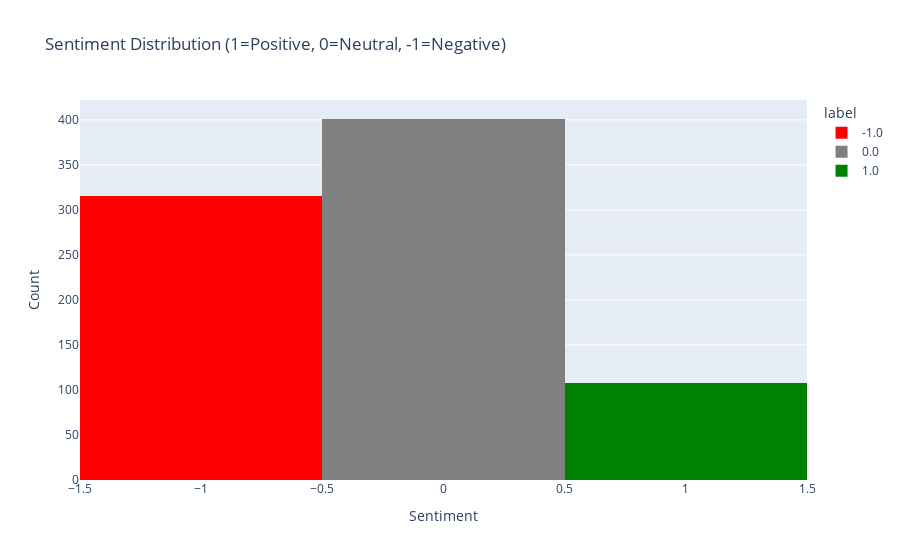

Notebook source saved alongside this figure:
### Markdown cell above
The first graph is a histogram that shows the distribution of sentiments in the dataset. 

This graph is used to find out:
Which sentiment is most common on Reddit about stocks?
Are users generally positive or skeptical?

### Code cell
# Employ plotly to make visualization
from matplotlib.pyplot import ylim
import plotly.express as px
import plotly.graph_objects as go

# Sentiment Distribution
fig1 = px.histogram(
    df, x='label', color='label',
    title="Sentiment Distribution (1=Positive, 0=Neutral, -1=Negative)",
    color_discrete_map={-1.0: "red", 0.0: "gray", 1.0: "green"}
)
fig1.update_layout(xaxis_title="Sentiment", yaxis_title="Count",)
fig1.show()

### Figure 1 — Plotly figure (JSON) as saved in the notebook; plotly's stock layout.template omitted (floating-point values rounded to 4 significant figures; data arrays with more than 128 entries replaced by an {"elided": "..."} marker saying what was removed)
{"data": [{"bingroup": "x", "hovertemplate": "label=%{x}<br>count=%{y}<extra></extra>", "legendgroup": "-1.0", "marker": {"color": "red", "pattern": {"shape": ""}}, "name": "-1.0", "orientation": "v", "showlegend": true, "type": "histogram", "x": {"elided": "315 float values"}, "xaxis": "x", "yaxis": "y"}, {"bingroup": "x", "hovertemplate": "label=%{x}<br>count=%{y}<extra></extra>", "legendgroup": "0.0", "marker": {"color": "gray", "pattern": {"shape": ""}}, "name": "0.0", "orientation": "v", "showlegend": true, "type": "histogram", "x": {"elided": "401 float values"}, "xaxis": "x", "yaxis": "y"}, {"bingroup": "x", "hovertemplate": "label=%{x}<br>count=%{y}<extra></extra>", "legendgroup": "1.0", "marker": {"color": "green", "pattern": {"shape": ""}}, "name": "1.0", "orientation": "v", "showlegend": true, "type": "histogram", "x": [1.0, 1.0, 1.0, 1.0, 1.0, 1.0, 1.0, 1.0, 1.0, 1.0, 1.0, 1.0, 1.0, 1.0, 1.0, 1.0, 1.0, 1.0, 1.0, 1.0, 1.0, 1.0, 1.0, 1.0, 1.0, 1.0, 1.0, 1.0, 1.0, 1.0, 1.0, 1.0, 1.0, 1.0, 1.0, 1.0, 1.0, 1.0, 1.0, 1.0, 1.0, 1.0, 1.0, 1.0, 1.0, 1.0, 1.0, 1.0, 1.0, 1.0, 1.0, 1.0, 1.0, 1.0, 1.0, 1.0, 1.0, 1.0, 1.0, 1.0, 1.0, 1.0, 1.0, 1.0, 1.0, 1.0, 1.0, 1.0, 1.0, 1.0, 1.0, 1.0, 1.0, 1.0, 1.0, 1.0, 1.0, 1.0, 1.0, 1.0, 1.0, 1.0, 1.0, 1.0, 1.0, 1.0, 1.0, 1.0, 1.0, 1.0, 1.0, 1.0, 1.0, 1.0, 1.0, 1.0, 1.0, 1.0, 1.0, 1.0, 1.0, 1.0, 1.0, 1.0, 1.0, 1.0, 1.0, 1.0], "xaxis": "x", "yaxis": "y"}], "layout": {"barmode": "relative", "legend": {"title": {"text": "label"}, "tracegroupgap": 0}, "title": {"text": "Sentiment Distribution (1=Positive, 0=Neutral, -1=Negative)"}, "xaxis": {"anchor": "y", "categoryarray": [-1, 0, 1], "categoryorder": "array", "domain": [0, 1], "title": {"text": "Sentiment"}}, "yaxis": {"anchor": "x", "domain": [0, 1], "title": {"text": "Count"}}}}
